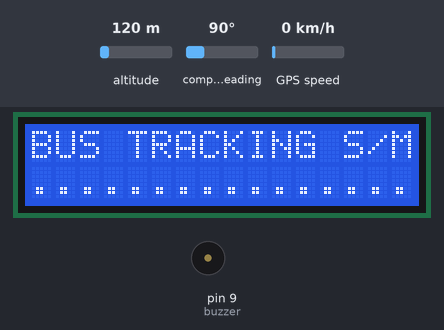
Simulated run of this sketch. Board: Arduino Uno, built for the host (arithmetic inside an expression is 32-bit, double 64-bit). Shown: 16×2 character LCD, buzzer (waves = sounding, pin HIGH). The inputs (shaded band) are chosen by the test bench; at power-on: altitude 120 m, compass heading 90°, GPS speed 0 km/h. The GPS gets a fix after 3 s at 37.7749, -122.4194 with 8 satellites; the modem accepts every AT command (registered, SIM ready, sends succeed) and sends nothing else; what the sketch prints to the serial monitor is not drawn.

Above: at 0.1 s.
At 31.2 s:
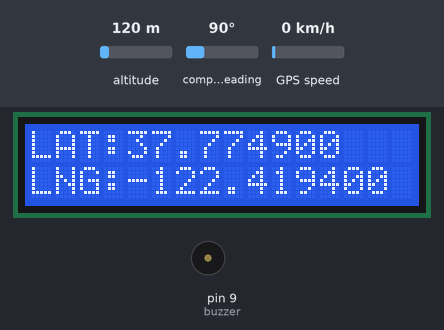

The sketch:

garbage_monitoring_with_gps.ino
```cpp
#include <SoftwareSerial.h>
#include <LiquidCrystal.h>
#include <TinyGPS++.h>
#include <String.h>
#include <stdio.h>

LiquidCrystal lcd (2,3,4,5,6,7);
SoftwareSerial SIM900 (12,13);

String read_msg = "\0";

// The TinyGPS++ object
TinyGPSPlus gps;

#define buzzer 9
#define sw 8

#define ss Serial

void beep ()
{
  digitalWrite(buzzer,HIGH);
  delay(1000);
  digitalWrite(buzzer,LOW);
  delay(100);
}
void beep1 ()
{
  digitalWrite(buzzer,HIGH);
  delay(200);
  digitalWrite(buzzer,LOW);
  delay(100);
  digitalWrite(buzzer,HIGH);
  delay(200);
  digitalWrite(buzzer,LOW);
  delay(100);
}

void setup() {
  // put your setup code here, to run once:
Serial.begin(9600);
SIM900.begin(9600);
lcd.begin(16,2);

Serial.println("power up");


pinMode(buzzer,OUTPUT);
pinMode(sw,INPUT);

lcd.clear ();
lcdstring(0,0,"BUS TRACKING S/M");
lcdstring(0,1,".................");
delay(2000);
sendbal ("08897275887","KIT STARTED");

}

void loop() {
  // put your main code here, to run repeatedly:
  while (ss.available() > 0)
    if (gps.encode(ss.read()))
      displayInfo();
   if (millis() > 5000 && gps.charsProcessed() < 10)
  {
    Serial.println(F("No GPS detected: check wiring."));
   // while(true);
   lcd.clear();
   lcdstring(0,0,"NO GPS DETECTED");
   lcdstring(0,1,"  CHECK WIRING  ");
   delay(1500);
  }

/*
  if (digitalRead(sw)==HIGH)
  {
    Serial.println("button pressed***********");
   lcdstring(0,0,"WOMEN IN DANGER   ");
   lcdstring(0,1,"       AT          ");
   beep ();
   delay(1500);
   lcdstring(0,0,"LAT:"+String(gps.location.lat(),6));
   lcdstring(0,1,"LNG:"+String(gps.location.lng(),6));
   delay(2500);
   sendbal ("09652202270","WOMEN IN DANGER\nAT\nLAT:"+String(gps.location.lat(),6)+"\nLNG:"+String(gps.location.lng(),6));
beep1 ();
   sendbal ("08885694832","WOMEN IN DANGER\nAT\nLAT:"+String(gps.location.lat(),6)+"\nLNG:"+String(gps.location.lng(),6));
beep1 ();
 }
 else
 {

  else
  {
   lcdstring(0,0,"LAT:"+String(gps.location.lat(),6));
   lcdstring(0,1,"LNG:"+String(gps.location.lng(),6));
   delay(100);
 }
 }
 */

ShowSerialData();
if ((read_msg.indexOf("TRACK")!=(-1))||(read_msg.indexOf("track")!=(-1)))
{
  lcd.clear ();
  lcdstring(0,0,"SENDING VEHICLE");
  lcdstring(0,1,"   LOCATION    ");
  delay(2000);

  lcd.clear ();
  lcdstring(0,0,"SENDING VEHICLE");
  lcdstring(0,1,"LOCATION TO -- 1");
  delay(200);

sendbal ("08897275887","YOUR VEHICLE IS AT \nLAT:"+String(gps.location.lat(),6)+"\nLNG:"+String(gps.location.lng(),6));
  lcd.clear ();
  lcdstring(0,0,"SENDING VEHICLE");
  lcdstring(0,1,"LOCATION TO -- 2");
  delay(200);

sendbal ("08885694832","YOUR VEHICLE IS AT \nLAT:"+String(gps.location.lat(),6)+"\nLNG:"+String(gps.location.lng(),6));
  lcd.clear ();
  lcdstring(0,0,"SENDING VEHICLE");
  lcdstring(0,1,"LOCATION TO -- 3");
  delay(200);
  /*
sendbal ("09824798951","YOUR VEHICLE IS AT \nLAT:"+String(gps.location.lat(),6)+"\nLNG:"+String(gps.location.lng(),6));

    lcd.clear ();
  lcdstring(0,0,"SENDING VEHICLE");
  lcdstring(0,1,"LOCATION TO -- 4");
  delay(200);

sendbal ("09502174055","YOUR VEHICLE IS AT \nLAT:"+String(gps.location.lat(),6)+"\nLNG:"+String(gps.location.lng(),6));

  lcd.clear ();
  lcdstring(0,0,"SENDING VEHICLE");
  lcdstring(0,1,"LOCATION TO -- 5");
  delay(200);

sendbal ("09000605634","YOUR VEHICLE IS AT \nLAT:"+String(gps.location.lat(),6)+"\nLNG:"+String(gps.location.lng(),6));
    lcd.clear ();
  lcdstring(0,0,"SENDING VEHICLE");
  lcdstring(0,1,"LOCATION TO -- 1");
  delay(200);

sendbal ("09848829577","YOUR VEHICLE IS AT \nLAT:"+String(gps.location.lat(),6)+"\nLNG:"+String(gps.location.lng(),6));
*/

  delay(100);
  lcd.clear ();
  lcdstring(0,0,"VEHICLE LOCATION");
  lcdstring(0,1,"      SENT      ");
  delay(2000);
}

}//loop
void sendbal (String UU,String x)
{
  SIM900.print("AT\r\n");
        SIM900.print('\n');
        ShowSerialData();
        delay(3000);
        SIM900.print("ATE1\r\n");
        ShowSerialData();
        delay(3000);
       SIM900.print("AT&W\r\n");
        SIM900.print('\n');
        ShowSerialData();
        delay(3000);
        SIM900.print("AT+CMGF=1\r\n");
        ShowSerialData();
        delay(3000);
        SIM900.print("AT+CNMI=2,2,0,0,0\r\n");
        ShowSerialData();
        delay(2000);
       // Serial.print("AT+CSMP=17,167,0,0\n");
        delay(2000);
        SIM900.print("AT+CMGS=\""+UU+"\"\r");
        ShowSerialData();
       // Serial.print('"');
      //Serial.print("9014449822");
      //Serial.print('"');
      //Serial.print('\r');
        SIM900.print('\n');
       delay(1000);
       SIM900.println(x);

       SIM900.println();

     SIM900.print('\r');
      SIM900.print('\n');

     delay(3000);
       SIM900.print((char)26);
       ShowSerialData();
}
void ShowSerialData()
{
  while(SIM900.available()!=0)
   read_msg = SIM900.readString();
   if (read_msg != '\0')
   {
  Serial.println("read_msg is = "); Serial.println(read_msg);
   }
   delay(1);
}
void lcdstring(int a, int b, String data)
{
  lcd.setCursor(a,b);
  lcd.print(data);
}
void displayInfo()
{
  Serial.print(F("Location: "));
  if (gps.location.isValid())
  {
    Serial.print(gps.location.lat(), 6);
    Serial.print(F(","));
    Serial.print(gps.location.lng(), 6);
    lcd.clear();
    lcdstring(0,0,"LAT:"+String(gps.location.lat(), 6));
    lcdstring(0,1,"LNG:"+String(gps.location.lng(), 6));
    delay(700);
  }
  else
  {
    Serial.print(F("INVALID"));
    lcd.clear();
    lcdstring(0,0,"INVALID LOCATION");
    lcdstring(0,1,"PLEASE CHECK");
    delay(2000);
  }

  Serial.println();
}
```
